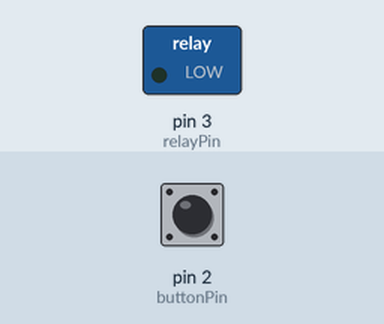
Bench run of a sketch on a simulated Arduino Uno, built with avr-gcc and run on an emulated ATmega328P. On the bench: switched loads named in the sketch (green lamp = pin HIGH). Inputs (shaded band) come from the test bench; at power-on: pin 2 (buttonPin) HIGH.

Above: at 1.2 s.
1.3 s: pin 2 (buttonPin) pulled LOW for 0.15 s
At 2.0 s:
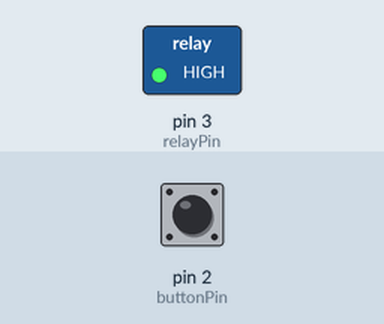
2.9 s: pin 2 (buttonPin) pulled LOW for 1 s
At 3.2 s:
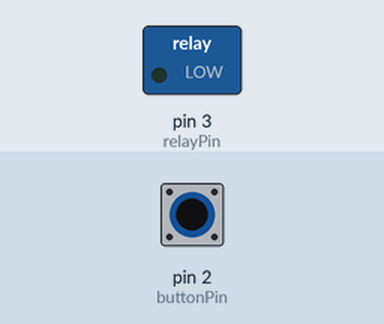
5.4 s: pin 2 (buttonPin) pulled LOW for 3.2 s
At 6.3 s:
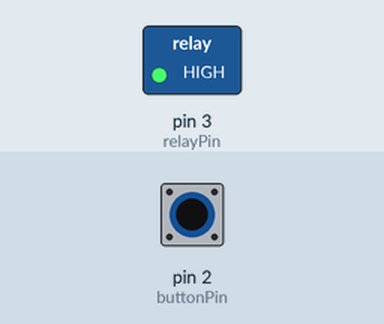
Timing chart, 0 to 8.4 s (numbered marks = the images above; inputs shaded):
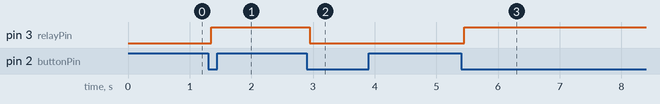

Measured:
- after the input at 1.3 s, pin 3 (relayPin): LOW → HIGH after 0.05 s
- after the input at 2.9 s, pin 3 (relayPin): HIGH → LOW after 0.05 s
- after the input at 5.4 s, pin 3 (relayPin): LOW → HIGH after 0.05 s

The sketch:

sulama01.ino
```cpp
#include <Arduino.h>
//Bt gelen veri için değişkenler....
String gelen;
char harf;

int buttonPin = 2; // Buton bağlı olan pin
int relayPin = 3; // Röle bağlı olan pin
bool buttonState = false; // Buton durumu


void setup() {
  // put your setup code here, to run once:
  Serial.begin(9600);

  pinMode(buttonPin, INPUT_PULLUP); // Buton pini giriş olarak ayarlanır
  pinMode(relayPin, OUTPUT); // Röle pini çıkış olarak ayarlanır


}

void loop() {
  // put your main code here, to run repeatedly:
    bt_veri_oku();
    Bt_acKapa();

}
void bt_veri_oku(){ //
        while(Serial.available()){
          //bt ile gelen veri okunarak stringe dönüşüyor
          harf = Serial.read();
          gelen.concat(harf);
              if(harf == '#'){ // if end of message received
                gelen = gelen.substring(0,gelen.indexOf('#'));
                islem_sec(gelen);
                Serial.print(gelen);
                gelen = "";
                Serial.println();
              }
        }
}

void Bt_acKapa(){
  if (digitalRead(buttonPin) == LOW) { // Buton basıldığında
    delay(50); // Titreşim önleme için gecikme
    if (digitalRead(buttonPin) == LOW) { // Buton hala basılıysa
      buttonState = !buttonState; // Buton durumu değiştirilir
      digitalWrite(relayPin, buttonState); // Röle durumu değiştirilir
      while (digitalRead(buttonPin) == LOW); // Buton bırakılana kadar bekle
    }
  }

}

void islem_sec(String veri){


}
```
